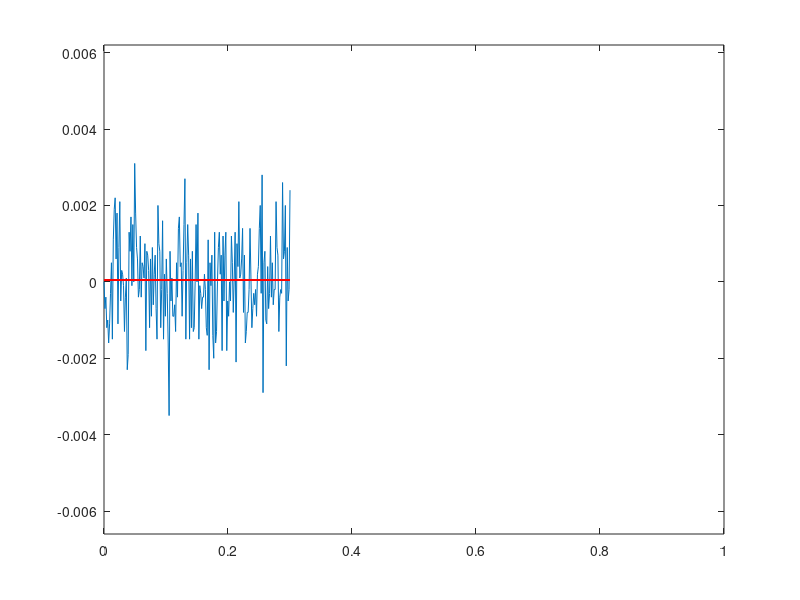

Recreate this plot in MATLAB. (Note: this script raises an error after producing the figure.)
clc;
clear all;
close all;

data = csvread("data.csv");

lift = data(:,7);
drag = data(:,8);

time_step = 3.0e-7;
step_size = 5.0e3;
total_steps = 1.0e6;
time = [0 : time_step * step_size : time_step * total_steps];
avg_lift = mean(lift) .* ones(length(time));
avg_drag = mean(drag) .* ones(length(time));

figure(1);
set(gcf,'visible','off');
set(gcf,'position',[10,10,700,700]);
hold on;
box on;
plot(time,lift,LineWidth=1.5);
plot(time,avg_lift,'r',LineWidth=1.5);
ylim([(min(lift) - max(lift)), (max(lift) + max(lift))]);
xlabel('Time (in s) $\longrightarrow$',Interpreter='latex',FontSize=15);
ylabel('Lift (in N) $\longrightarrow$',Interpreter='latex',FontSize=15);
title('Lift Variation',Interpreter='latex',FontSize=18);
legend({'Lift','Average Lift'},Interpreter='latex',FontSize=12);
hold off;
saveas(gcf,'Plots/Lift.svg','svg');

figure(2);
set(gcf,'visible','off');
set(gcf,'position',[10,10,700,700]);
hold on;
box on;
plot(time,drag,LineWidth=1.5);
plot(time,avg_drag,'r',LineWidth=1.5);
ylim([(min(drag) - max(drag)), (max(drag) + max(drag))]);
xlabel('Time (in s) $\longrightarrow$',Interpreter='latex',FontSize=15);
ylabel('Drag (in N) $\longrightarrow$',Interpreter='latex',FontSize=15);
title('Drag Variation',Interpreter='latex',FontSize=18);
legend({'Drag','Average Drag'},Interpreter='latex',FontSize=12);
hold off;
saveas(gcf,'Plots/Drag.svg','svg');